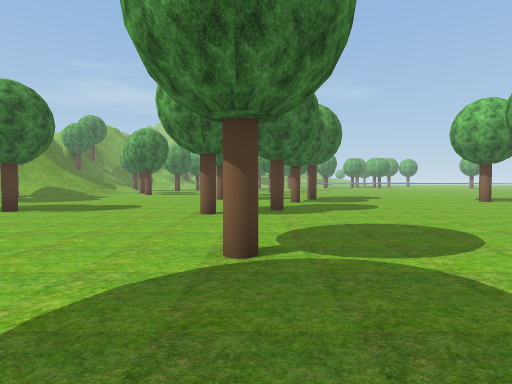
View 1 (above)

24 first-person views from a walk through a Unity game level. The camera is 1.5 m above the floor, tilts 2° down and sees 80° across. The floor is counted in squares, 2 m on a side. Each view is taken from the middle of a square. On the plan, view 1 faces up. The plan holds only what a view shows up to about 10 squares ahead; the rest is blank. The place goes on beyond the plan. Some trees and plants on the terrain are drawn as simple stand-ins. The player is left out. Some surface patterns are stand-ins.

View 2
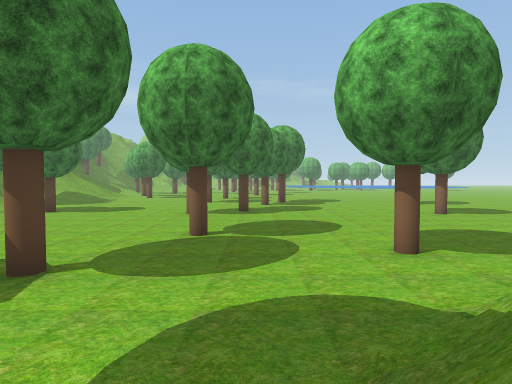

View 3
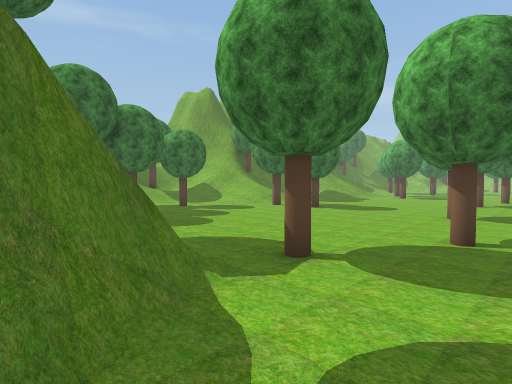

View 4
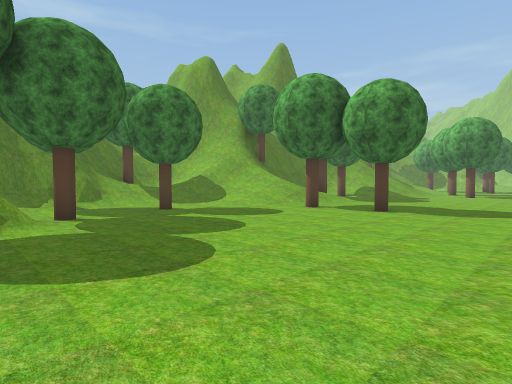

View 5
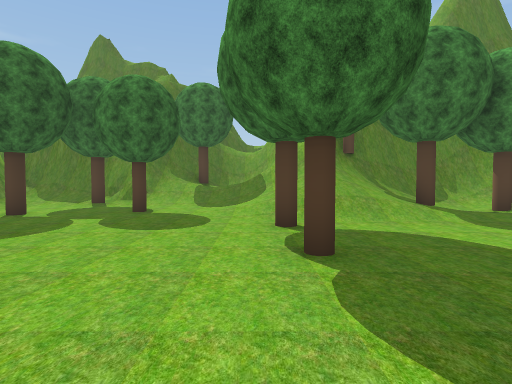

View 6
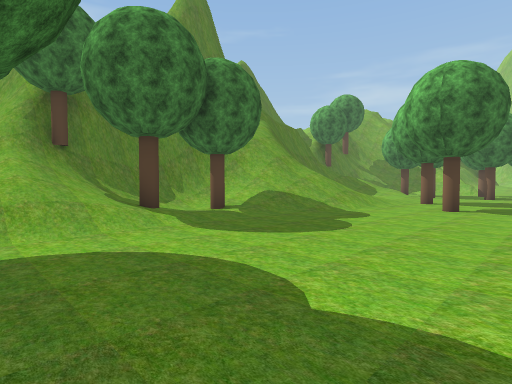

View 7
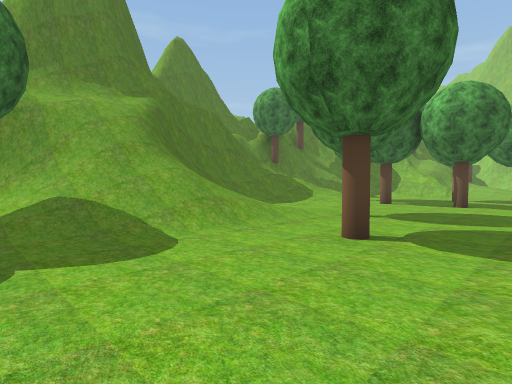

View 8
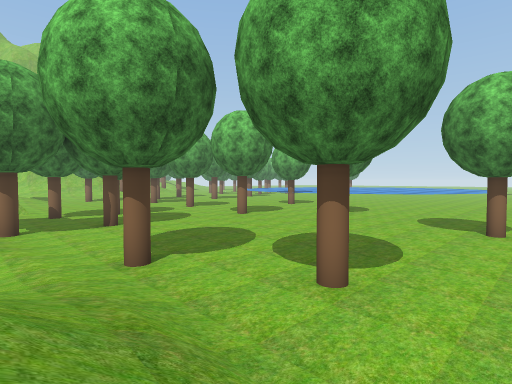

View 9
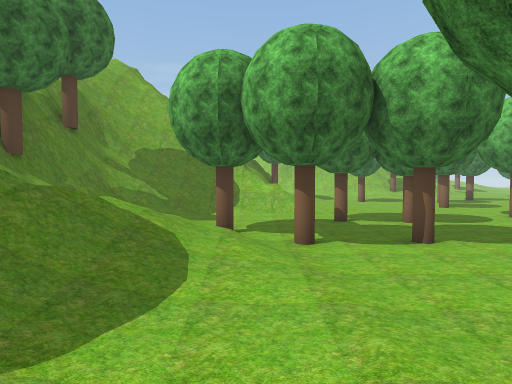

View 10
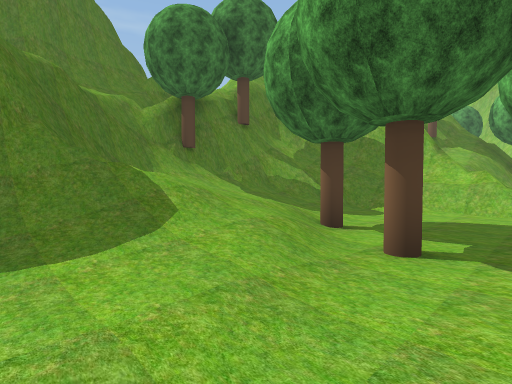

View 11
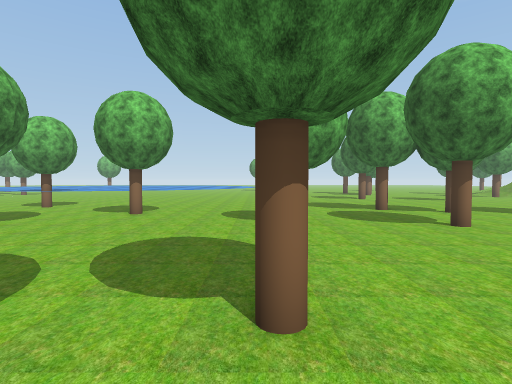

View 12
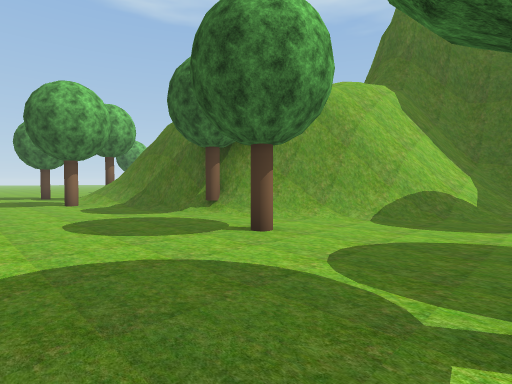

View 13
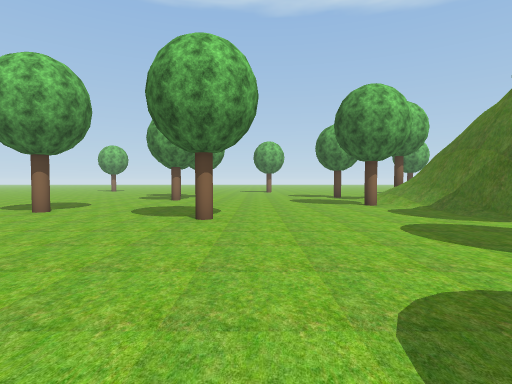

View 14
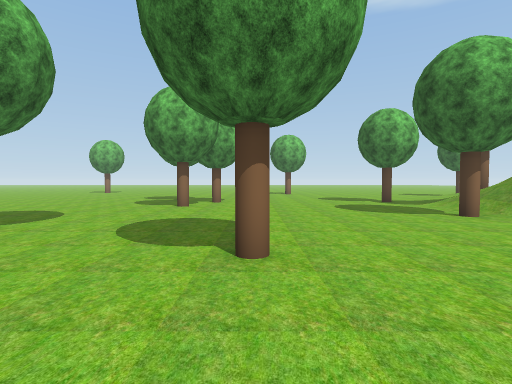

View 15
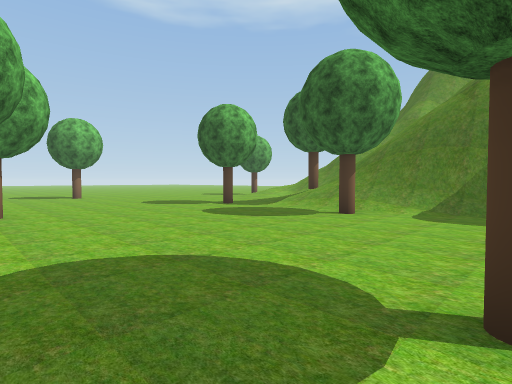

View 16
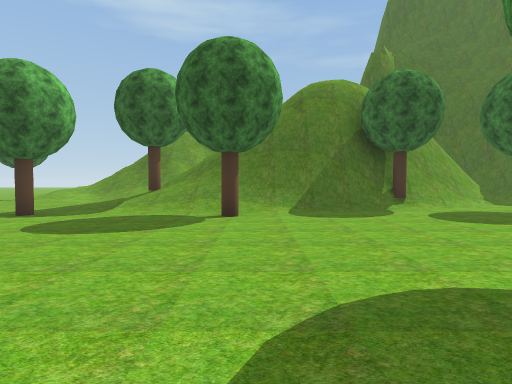

View 17
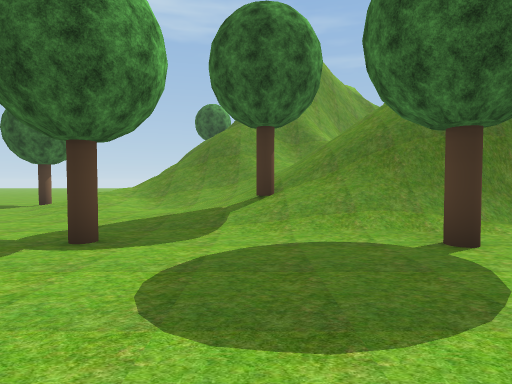

View 18
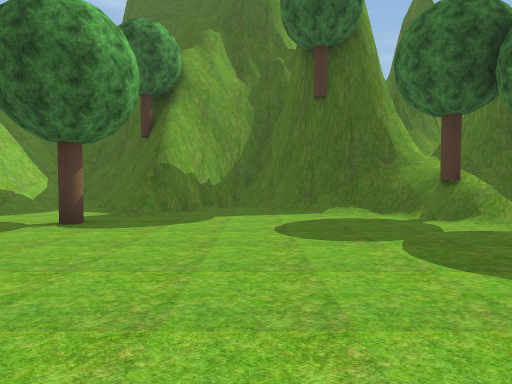

View 19
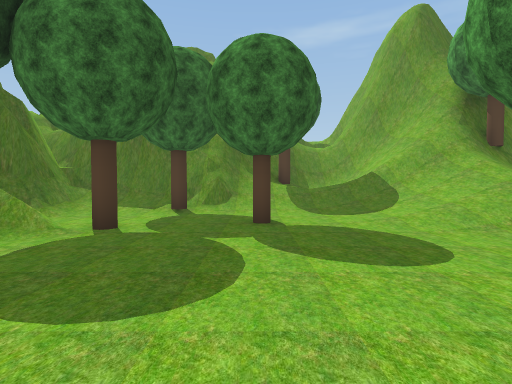

View 20
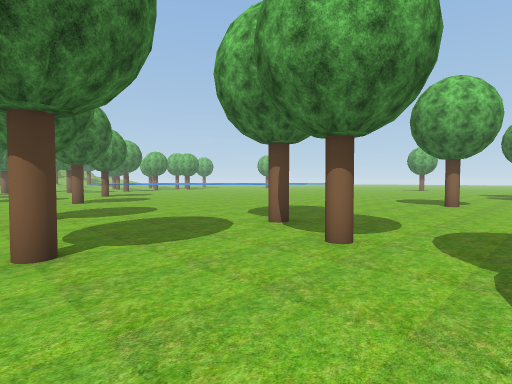

View 21
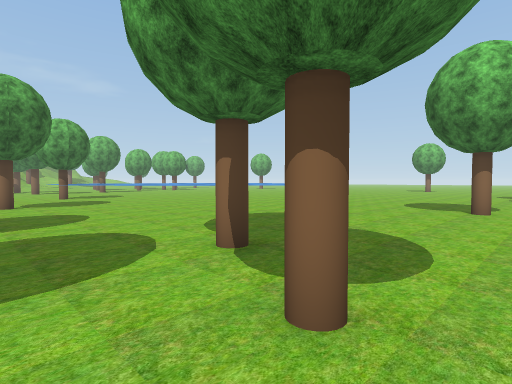

View 22
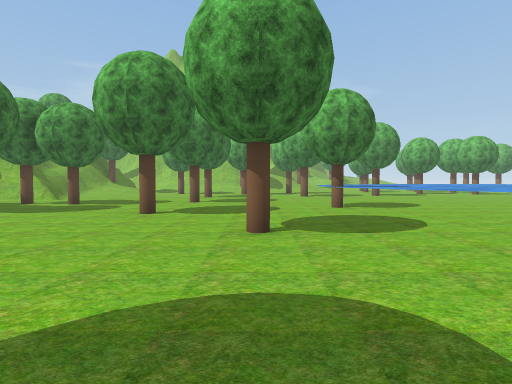

View 23
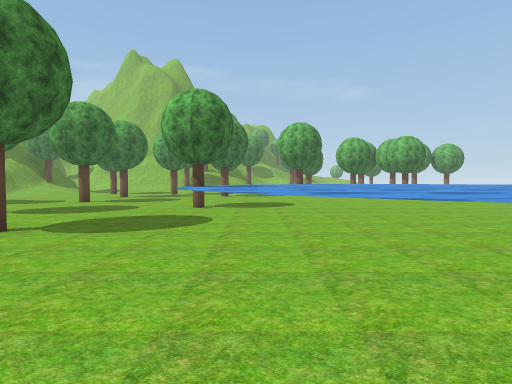

View 24
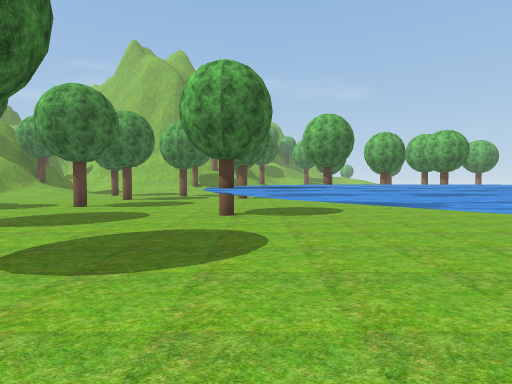

### Floor plan
Key: @ floor where view 1 was taken; # wall or solid block; . main floor; : floor 6.5 m higher than the main floor; + floor 7.25 m higher than the main floor; / step, stairs or slope; = window, fence, low wall or low ledge; ≈ water the walk keeps out of; ^ raised ledge; v drop or lower ground; T tree.
Columns run from 15 left of view 1 to 14 right of it. Each row starts with its distance up from view 1.
 30       #
 29    ####=
 28 ##= ///# ..........≈≈≈≈
 27  #=//.........T....≈≈≈≈≈≈≈≈
 26  #=///..T.T.......≈≈≈≈≈≈≈≈≈≈≈
 25 ##////............T≈≈≈≈≈≈≈≈≈
 24 #////T............≈≈≈≈≈≈≈≈≈≈
 23 ##  ///T.T....T....≈≈≈≈≈≈≈≈
 22  ##////............≈≈≈≈≈≈≈
 21   #/////........T..≈≈≈≈≈≈
 20     //./............≈≈≈≈≈
 19    #////T............≈≈≈
 18  #v#/ //..............≈
 17  #/v=///.T.............
 16  #//////......T........
 15 ##//=///..............
 14   v#=//.......................
 13   v#/T/.......T..T............
 12   #//./..... .................
 11  ##//T/..... ...T......T......
 10 ###////.......................
  9 ###////.....................T.
  8 #//////T.T......T.............
  7 //////........T.......T.......
  6  ////.........................
  5 T//...........................
  4 ///..T........................
  3 #==............T..............
  2 ##/T.T............T.......T//.
  1  #//.T.......T.......T#####///
  0  #//.=T........@..//### vv//T/
 -1  ####^^#....//.../### vv//////
 -2     ######..##/./##v     = ///
 -3          ######//##:     = ///
 -4               #####+       ===
 -5                  ###

Where each view was taken, in squares from view 1:
view 1: 0 up, 0 right, facing up
view 2: 3 down, 1 right, facing up
view 3: 3 down, 1 right, facing up-left
view 4: 0 up, 3 left, facing up-left
view 5: 7 up, 3 left, facing left
view 6: 8 up, 4 left, facing up-left
view 7: 13 up, 4 left, facing up-left
view 8: 15 up, 9 left, facing up-right
view 9: 18 up, 9 left, facing up
view 10: 20 up, 7 left, facing up-left
view 11: 17 up, 8 left, facing right
view 12: 5 up, 0 right, facing down-right
view 13: 6 up, 1 right, facing right
view 14: 7 up, 4 right, facing right
view 15: 9 up, 7 right, facing down-right
view 16: 9 up, 10 right, facing down
view 17: 6 up, 13 right, facing down
view 18: 6 up, 5 left, facing down
view 19: 4 up, 5 left, facing left
view 20: 9 up, 2 left, facing up-right
view 21: 10 up, 0 right, facing up-right
view 22: 16 up, 1 right, facing up
view 23: 16 up, 5 right, facing up
view 24: 18 up, 4 right, facing up
